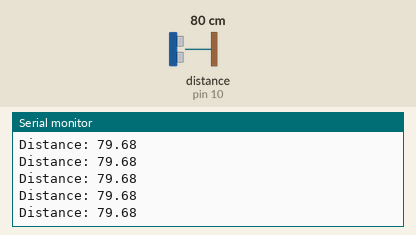
This sketch was run on a simulated Arduino Uno, built with avr-gcc and run on an emulated ATmega328P. Parts: the last lines printed to the serial monitor. Wiring (inferred from the names in the program): ultrasonic range finder: trigger pin 9; echo pin 10. The test bench sets the inputs (shaded band); at power-on: distance to the obstacle (sensor on pin 10) 80 cm. The echo pulse lasts 58.3 µs per cm.

Above: at 1.2 s.
1.3 s: distance to the obstacle (sensor on pin 10) set to 2 cm
At 1.39 s:
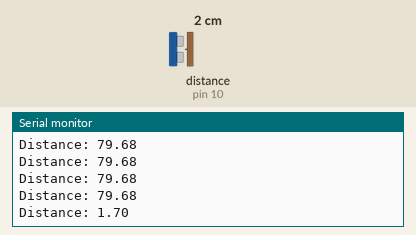
2.8 s: distance to the obstacle (sensor on pin 10) set to 4 cm
At 2.82 s:
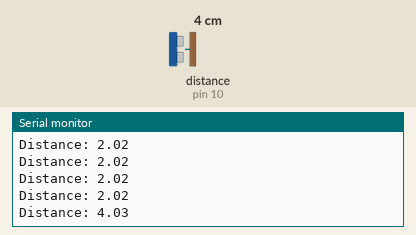
Timing chart, 0 to 5.8 s (numbered marks = the images above; inputs shaded):
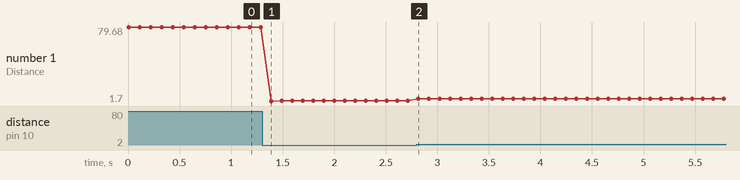

Measured:
- after the input at 1.3 s, the serial monitor: prints a new line after 0.09 s (image 1)
- after the input at 2.8 s, the serial monitor: prints a new line at once (image 2)
- plotted number 1: 79.68 → 2.02 after the input at 1.3 s, 2.02 → 4.03 after the input at 2.8 s

The sketch:

Ultrasonic-Sensor-HC-SR04.ino
```cpp
/*
 * HC-SR04 example codes
 *
 * https://github.com/AnuvabSen/Ultrasonic-HC-SR04-Sensor/new/master
 *
 * by Anuvab Sen
 */

const int trigPin = 9;
const int echoPin = 10;

float duration, distance;

void setup() {
  pinMode(trigPin, OUTPUT);
  pinMode(echoPin, INPUT);
  Serial.begin(9600);
}

void loop() {
  digitalWrite(trigPin, LOW);
  delayMicroseconds(2);
  digitalWrite(trigPin, HIGH);
  delayMicroseconds(1000);
  digitalWrite(trigPin, LOW);

  duration = pulseIn(echoPin, HIGH);
  distance = (duration*.0343)/2;
  Serial.print("Distance: ");
  Serial.println(distance);
  delay(100);
}
```
